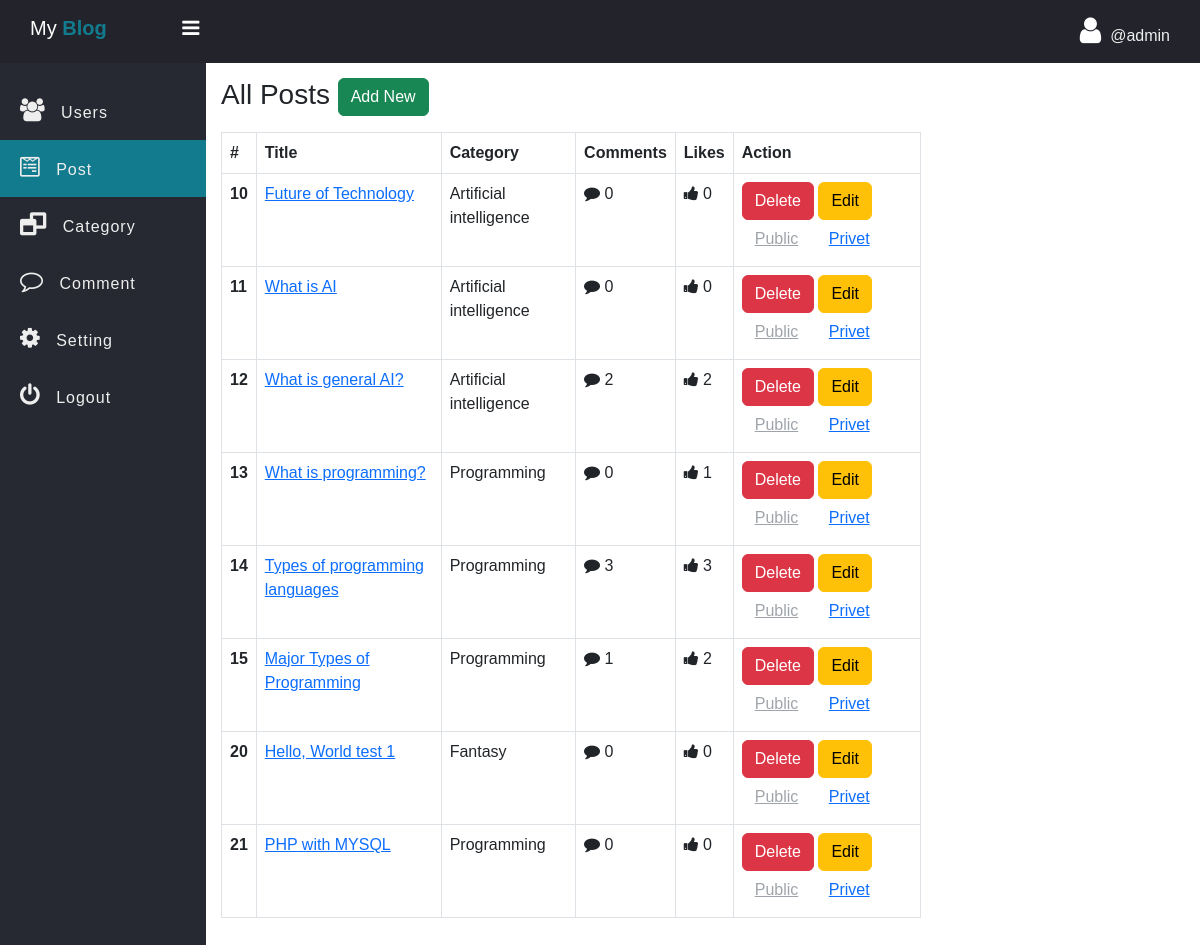
Screenshot of /admin/Post.php (signed in) with the database file from the repository.
### tables this page shows
CREATE TABLE `post` (
  `post_id` int(11) NOT NULL,
  `post_title` varchar(127) NOT NULL,
  `post_text` text NOT NULL,
  `category` int(11) NOT NULL,
  `publish` int(2) NOT NULL DEFAULT 1,
  `cover_url` varchar(255) NOT NULL DEFAULT 'default.jpg',
  `crated_at` datetime NOT NULL DEFAULT current_timestamp()
);

CREATE TABLE `category` (
  `id` int(11) NOT NULL,
  `category` varchar(127) NOT NULL
);

### admin/data/Post.php (called while the page is built, shortened)
<?php
function getAllDeep($conn){
   $sql = "SELECT * FROM post";
   $stmt = $conn->prepare($sql);
   $stmt->execute();
   if($stmt->rowCount() >= 1){
         $data = $stmt->fetchAll();
         return $data;
   }else {
       return 0;
   }
}
function getCategoryById($conn, $id){
   $sql = "SELECT * FROM category WHERE id=?";
   $stmt = $conn->prepare($sql);
   $stmt->execute([$id]);
   if($stmt->rowCount() >= 1){
         $data = $stmt->fetch();
         return $data;
   }else {
       return 0;
   }
}

### admin/data/Comment.php (called while the page is built, shortened)
<?php
function CountByPostID($conn, $id)
{
   $sql = "SELECT * FROM comment WHERE post_id=?";
   $stmt = $conn->prepare($sql);
   $stmt->execute([$id]);
   return $stmt->rowCount();
}
function likeCountByPostID($conn, $id)
{
   $sql = "SELECT * FROM post_like WHERE post_id=?";
   $stmt = $conn->prepare($sql);
   $stmt->execute([$id]);
   return $stmt->rowCount();
}

### admin/Post.php (the view, shortened to what this page needs)
<?php
if (isset($_SESSION['admin_id']) && isset($_SESSION['username'])) {
 ?>
<!DOCTYPE html>
<html>
<head>
	<link rel="stylesheet" href="https://stackpath.bootstrapcdn.com/font-awesome/4.7.0/css/font-awesome.min.css">
	<link href="https://cdn.jsdelivr.net/npm/bootstrap@5.3.0/dist/css/bootstrap.min.css" rel="stylesheet">
	<link rel="stylesheet" href="../css/side-bar.css">
	<link rel="stylesheet" href="../css/style.css">
</head>
<body>
	<?php
	  include "inc/side-nav.php";
      include_once("data/Post.php");
      include_once("data/Comment.php");
      include_once("../db_conn.php");
      $posts = getAllDeep($conn);
	?>
	 <div class="main-table">
	 	<h3 class="mb-3">All Posts
	 		<a href="post-add.php" class="btn btn-success">Add New</a></h3>
	 	<?php if ($posts != 0) { ?>
	 	<table class="table t1 table-bordered">
		  <thead>
		    <tr>
		      <th scope="col">#</th>
		      <th>Title</th>
		      <th>Category</th>
		      <th>Comments</th>
		      <th>Likes</th>
		      <th>Action</th>
		    </tr>
		  </thead>
		  <tbody>
		  	<?php foreach ($posts as $post) {
		  	$category = getCategoryById($conn, $post['category']);
		  	?>
		    <tr>
		      <th scope="row"><?=$post['post_id'] ?></th>
		      <td><a href="single_post.php?post_id=<?=$post['post_id'] ?>"><?=$post['post_title'] ?></a></td>
		      <td>
		      	<?=$category['category']?>
		      </td>
		      <td>
		      	<i class="fa fa-comment" aria-hidden="true"></i>
		        <?php
                    echo CountByPostID($conn, $post['post_id']);
		         ?>
		      </td>
		      <td>
		      	<i class="fa fa-thumbs-up" aria-hidden="true"></i>
		        <?php
                    echo likeCountByPostID($conn, $post['post_id']);
		         ?>
		     </td>
		      <td>
		      	<a href="post-delete.php?post_id=<?=$post['post_id'] ?>" class="btn btn-danger">Delete</a>
		      	<a href="post-edit.php?post_id=<?=$post['post_id'] ?>" class="btn btn-warning">Edit</a>
                <?php
                   if ($post['publish'] == 1) {
                 ?>
		      	<a href="post-publish.php?post_id=<?=$post['post_id'] ?>&publish=1" class="btn btn-link disabled">Public</a>
		      	<a href="post-publish.php?post_id=<?=$post['post_id'] ?>&publish=0" class="btn btn-link " >Privet</a>
		      <?php }else{ ?>
		      	<a href="post-publish.php?post_id=<?=$post['post_id'] ?>&publish=1" class="btn btn-link ">Public</a>
		      	<a href="post-publish.php?post_id=<?=$post['post_id'] ?>&publish=0" class="btn btn-link disabled" >Privet</a>
		      <?php } ?>
		      </td>
		    </tr>
		    <?php } ?>
		  </tbody>
		</table>
	<?php }else{ ?>
		<div class="alert alert-warning">
			Empty!
		</div>
	<?php } ?>
	 </div>
	</section>
	</div>
</body>
</html>
<?php }else {
	header("Location: ../admin-login.php");
	exit;
} ?>

### css/side-bar.css (style rules this page uses)
* { padding: 0; margin: 0; box-sizing: border-box; font-family: arial, sans-serif; }

### css/style.css (style rules this page uses)
.main-table { width: 90%; max-width: 700px; }

### rows the page displays
post: post_id "10", post_title "Future of Technology", category.category "Artificial intelligence", post_id "0"
post: post_id "11", post_title "What is AI", category.category "Artificial intelligence", post_id "0"
post: post_id "12", post_title "What is general AI?", category.category "Artificial intelligence", post_id "2"
post: post_id "13", post_title "What is programming?", category.category "Programming", post_id "0", post_id "1"
post: post_id "14", post_title "Types of programming languages", category.category "Programming", post_id "3"
post: post_id "15", post_title "Major Types of Programming", category.category "Programming", post_id "1", post_id "2"
post: post_id "20", post_title "Hello, World test 1", category.category "Fantasy", post_id "0"
post: post_id "21", post_title "PHP with MYSQL", category.category "Programming", post_id "0"

### other values shown
$_SESSION['username'] "admin"
